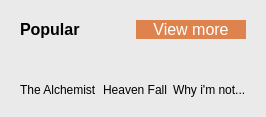
                  <widget class="QWidget" name="PopularFrame" native="true">
                   <property name="styleSheet">
                    <string notr="true">background-color: #EAEAEA</string>
                   </property>
                   <layout class="QVBoxLayout" name="verticalLayout_5">
                    <item>
                     <widget class="QWidget" name="widget" native="true">
                      <property name="maximumSize">
                       <size>
                        <width>16777215</width>
                        <height>50</height>
                       </size>
                      </property>
                      <property name="styleSheet">
                       <string notr="true">background-color: #EAEAEA</string>
                      </property>
                      <layout class="QHBoxLayout" name="horizontalLayout_8">
                       <item>
                        <widget class="QLabel" name="Popular">
                         <property name="font">
                          <font>
                           <pointsize>12</pointsize>
                           <italic>false</italic>
                           <bold>true</bold>
                           <strikeout>false</strikeout>
                           <kerning>false</kerning>
                          </font>
                         </property>
                         <property name="text">
                          <string>Popular</string>
                         </property>
                        </widget>
                       </item>
                       <item>
                        <widget class="QPushButton" name="ViewMoreBtn">
                         <property name="font">
                          <font>
                           <pointsize>12</pointsize>
                          </font>
                         </property>
                         <property name="styleSheet">
                          <string notr="true">QPushButton
{
background-color: #DE834D;
border-radius: 10px;
color: white;
}
QPushButton:hover{
background-color: red;
}</string>
                         </property>
                         <property name="text">
                          <string>View more</string>
                         </property>
                         <property name="icon">
                          <iconset resource="Resource.qrc">
                           <normaloff>:/OrangeIcons/Resource/Orange/arrow-right.svg</normaloff>:/OrangeIcons/Resource/Orange/arrow-right.svg</iconset>
                         </property>
                         <property name="iconSize">
                          <size>
                           <width>25</width>
                           <height>25</height>
                          </size>
                         </property>
                        </widget>
                       </item>
                      </layout>
                     </widget>
                    </item>
                    <item>
                     <widget class="QWidget" name="PopularBook" native="true">
                      <property name="styleSheet">
                       <string notr="true">background-color: #EAEAEA</string>
                      </property>
                      <layout class="QGridLayout" name="gridLayout">
                       <item row="0" column="1">
                        <widget class="QLabel" name="label_14">
                         <property name="maximumSize">
                          <size>
                           <width>115</width>
                           <height>124</height>
                          </size>
                         </property>
                         <property name="text">
                          <string/>
                         </property>
                         <property name="pixmap">
                          <pixmap resource="Resource.qrc">:/Images/Resource/Images/heaven_fall.jpg</pixmap>
                         </property>
                         <property name="scaledContents">
                          <bool>true</bool>
                         </property>
                        </widget>
                       </item>
                       <item row="1" column="0">
                        <widget class="QLabel" name="label_16">
                         <property name="text">
                          <string>The Alchemist</string>
                         </property>
                        </widget>
                       </item>
                       <item row="1" column="1">
                        <widget class="QLabel" name="label_17">
                         <property name="text">
                          <string>Heaven Fall</string>
                         </property>
                        </widget>
                       </item>
                       <item row="1" column="2">
                        <widget class="QLabel" name="label_18">
                         <property name="text">
                          <string>Why i'm not...</string>
                         </property>
                        </widget>
                       </item>
                       <item row="0" column="2">
                        <widget class="QLabel" name="label_15">
                         <property name="maximumSize">
                          <size>
                           <width>115</width>
                           <height>124</height>
                          </size>
                         </property>
                         <property name="text">
                          <string/>
                         </property>
                         <property name="pixmap">
                          <pixmap resource="Resource.qrc">:/Images/Resource/Images/race.jpg</pixmap>
                         </property>
                         <property name="scaledContents">
                          <bool>true</bool>
                         </property>
                        </widget>
                       </item>
                       <item row="0" column="0">
                        <widget class="QLabel" name="label_13">
                         <property name="maximumSize">
                          <size>
                           <width>115</width>
                           <height>124</height>
                          </size>
                         </property>
                         <property name="text">
                          <string/>
                         </property>
                         <property name="pixmap">
                          <pixmap resource="Resource.qrc">:/Images/Resource/Images/the_alchemist.jpg</pixmap>
                         </property>
                         <property name="scaledContents">
                          <bool>true</bool>
                         </property>
                        </widget>
                       </item>
                      </layout>
                     </widget>
                    </item>
                   </layout>
                  </widget>
